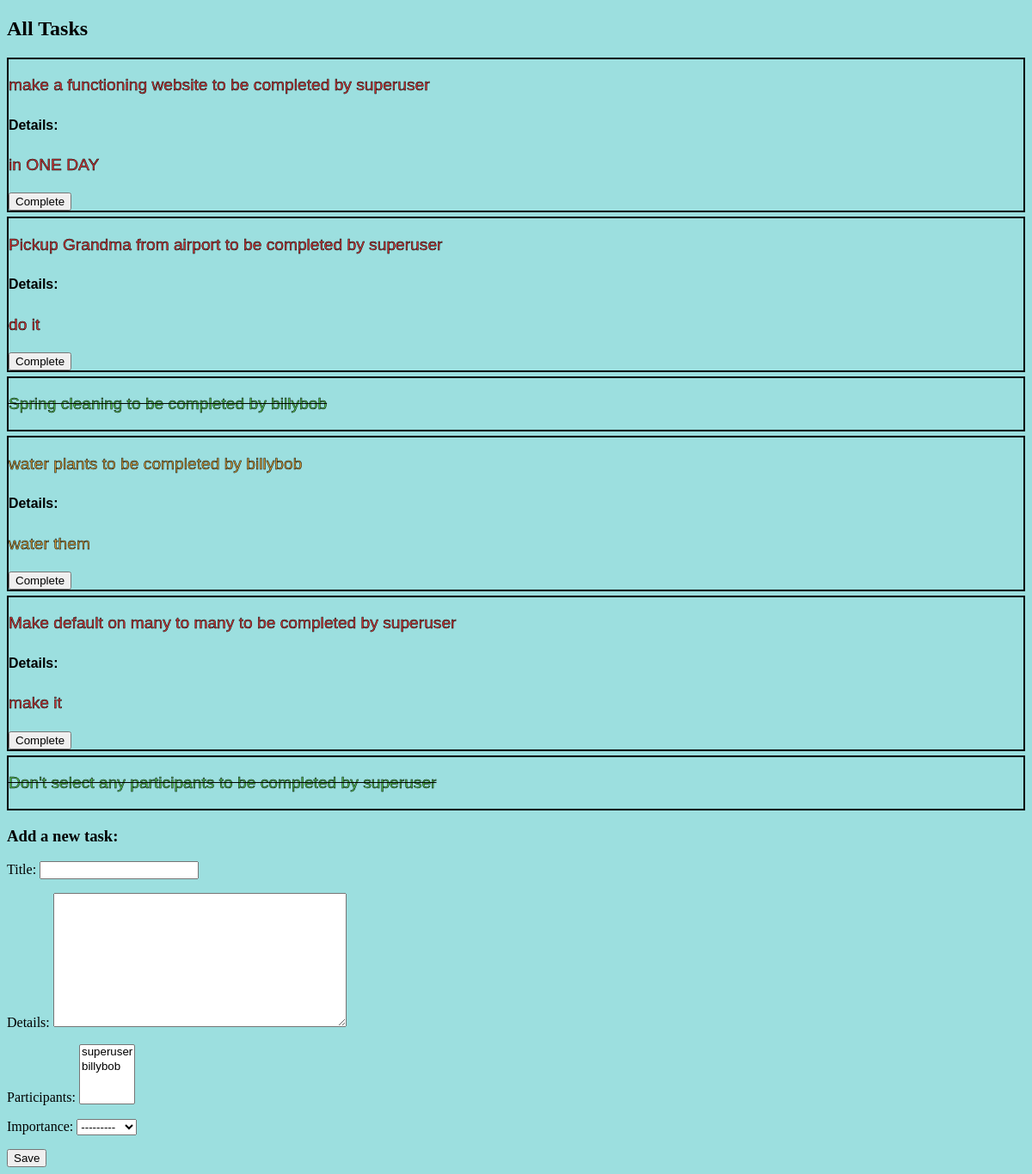
The app's page / (signed in), older data.
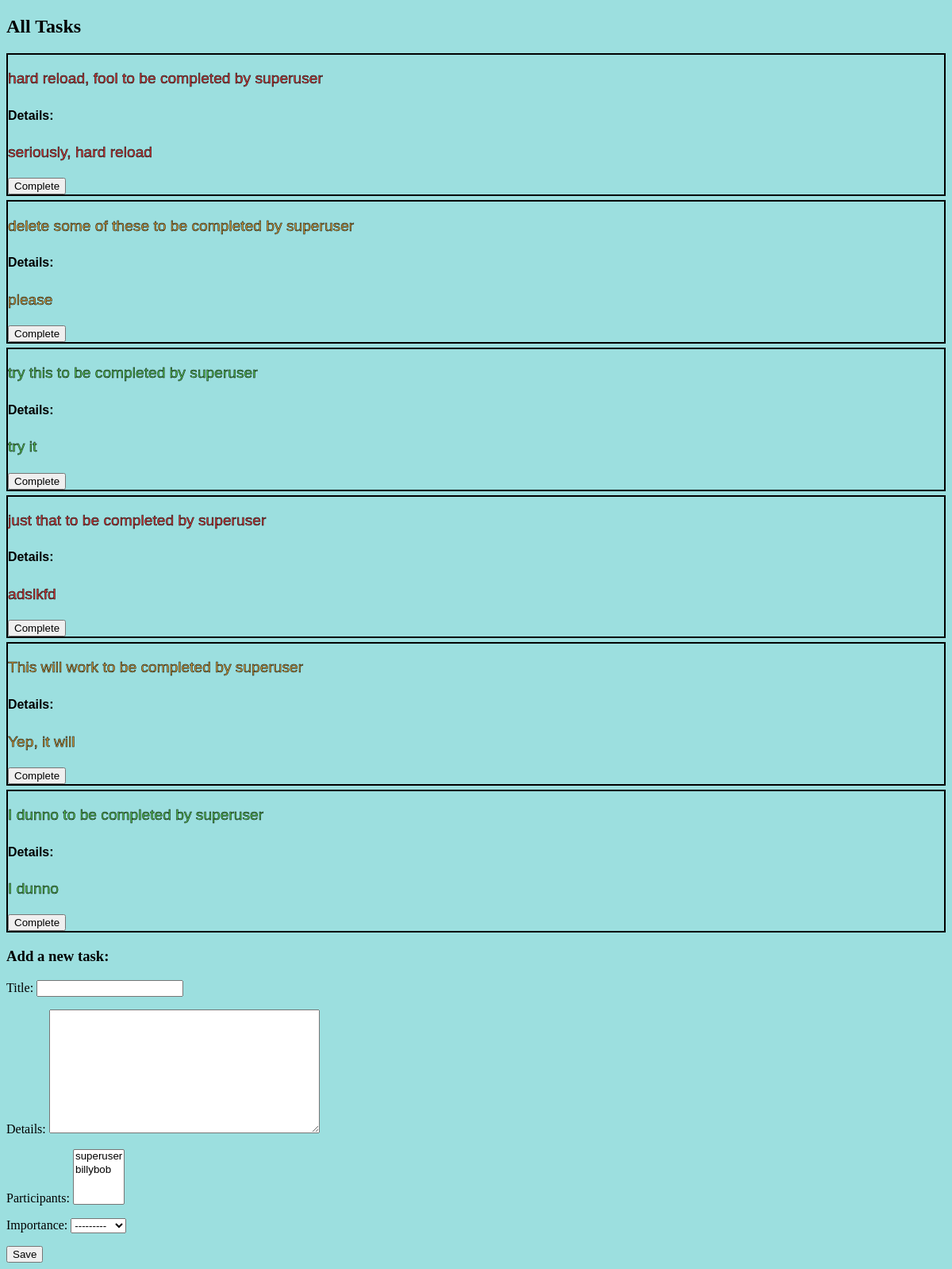
The same page, newer data.
### todo/models.py (models this page shows, shortened)
class Task(models.Model):
    LOW = '1'
    MEDIUM = '2'
    HIGH = '3'
    IMPORTANCE_CHOICES = [
        (LOW, 'Low'),
        (MEDIUM, 'Medium'),
        (HIGH, 'High')
    ]
    title = models.CharField(max_length=50)
    details = models.TextField(max_length=500, null=True, blank=True)
    address = models.CharField(max_length=200, null=True, blank=True)
    owner = models.ForeignKey(
        User, on_delete=models.CASCADE, related_name='tasks')
    participants = models.ManyToManyField(User, related_name='completed_tasks', blank=True)
    importance = models.CharField(
        max_length=1, choices=IMPORTANCE_CHOICES, null=True, blank=True)
    def __str__(self):
        return f'{self.title} to be completed by {self.owner}'

class User(AbstractUser):
    bio = models.TextField(max_length=500, blank=True, null=True)
    location = models.CharField(max_length=30, blank=True, null=True)
    birth_date = models.DateField(blank=True, null=True)

### todo/views.py (the view)
# urls.py: path('', views.index, name='home'),
def index(request):
    tasks = Task.objects.all()
    completed_tasks = [completion.task for completion in Completion.objects.filter(completed_by=request.user)]
    form = TaskForm()
    context = {
        'tasks': tasks,
        'completed_tasks': completed_tasks,
        'form': form,
    }
    return render(request, 'todo/index.html', context)

### todo/forms.py
class TaskForm(forms.ModelForm):
    class Meta:
        model = Task
        fields = ('title', 'details', 'participants', 'importance')

### templates/todo/index.html
{% extends 'base.html' %}
{% block content %}
<h2>All Tasks</h2>
<div id="task-list">
  {% for task in tasks %}
  <div class="_{{task.importance}} task-item" data-task-pk="{{task.pk}}">
    {% if task in completed_tasks %}
    <p class="completed">{{ task }}</p>
    {% else %}
    <p>{{ task }}</p>
    <h5>Details:</h5>
    <p class="details">{{ task.details }}</p>
    <button data-task-pk="{{task.pk}}" class="complete-button">Complete</button>
    {% endif %}
  </div>
  {% endfor %}
</div>
<form class="box" id="create-form">
  <h3>Add a new task:</h3>
  {% csrf_token %} {{ form.as_p }}
  <button type="submit" class="button is-info is-hovered">Save</button>
</form>
{% endblock %}

Row changes from the older to the newer data that the page shows:
removed Task: title+owner "make a functioning website to be completed by superuser", details "in ONE DAY"
removed Task: title+owner "Pickup Grandma from airport to be completed by superuser", details "do it"
removed Task: title+owner "Spring cleaning to be completed by billybob"
removed Task: title+owner "water plants to be completed by billybob", details "water them"
removed Task: title+owner "Make default on many to many to be completed by superuser", details "make it"
removed Task: title+owner "Don't select any participants to be completed by superuser"
added Task: title+owner "hard reload, fool to be completed by superuser", details "seriously, hard reload"
added Task: title+owner "delete some of these to be completed by superuser", details "please"
added Task: title+owner "try this to be completed by superuser", details "try it"
added Task: title+owner "just that to be completed by superuser", details "adslkfd"
added Task: title+owner "This will work to be completed by superuser", details "Yep, it will"
added Task: title+owner "I dunno to be completed by superuser", details "I dunno"
